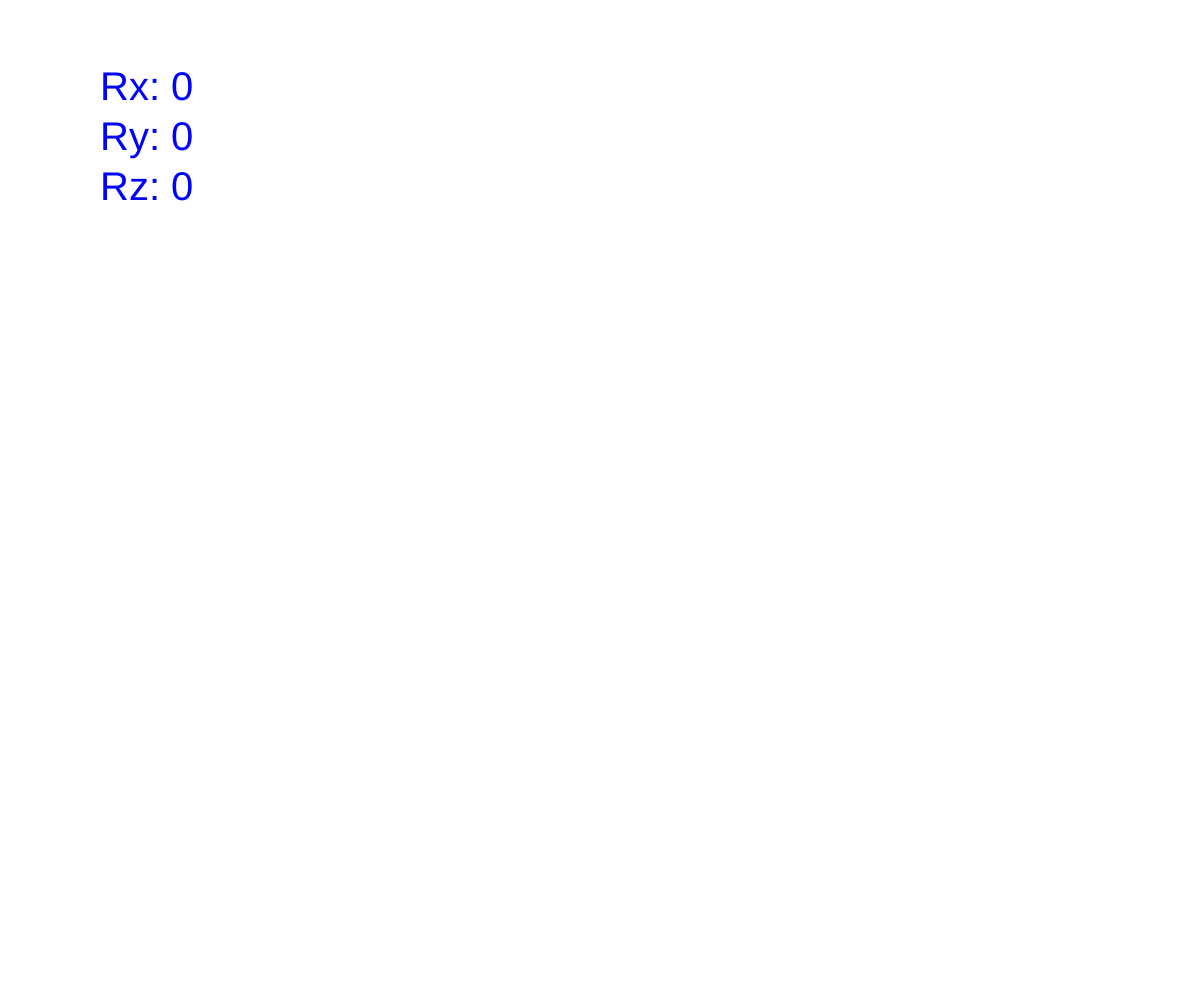
Frame 1 (no input)
Frame 60 (no input): identical to frame 1, image omitted
Frame 120 (the mouse pressed at the canvas centre since frame 60): identical to frame 1, image omitted

The p5.js sketch that drew this single still picture (run headless with seeded random() and noise() and a simulated clock; from frame 60 on, the mouse is pressed at the canvas centre):

// p5.js sketch
// ── sketch.js
var obstacles = [];
var ballSize,bSize;
var vX, vY;
var pX, pY, pX1, pY1, pX2, pY2, pX3, pY3;
var aX, aY;
var f;
var R, r1, r2, r3;

function setup() {
  
 createCanvas(windowWidth,windowHeight);
 for (var i=0; i < 100; i++){
   obstacles[i] = new Obstacle("malus");
 }
 /*ellipseMode(CENTER);
 ballSize = 50;
 bSize = 30;
 pX = windowWidth/2;
 pY = windowHeight/2;
 
 pX1 = random(5,windowWidth);
 pY1 = random(5,windowHeight);
 
 pX2 = random(5,windowWidth);
 pY2 = random(5,windowHeight);
 
 pX3 = random(5,windowWidth);
 pY3 = random(5,windowHeight);
 vX = 0;
 vY = 0;
 f  = 0.01;
 R  = ballSize/2;
 r1 = bSize/2;
 r2 = bSize/2;
 r3 = bSize/2;
 */
}

function draw() {
  
   for (var i=0; i < 100; i++){
   obstacles[i].display();
  }
}
  function Obstacle(genre){
    this.type = genre;
    this.ballSize = 50;
    this.bSize = 30;
    this.pX = windowWidth/2;
    this. pY = windowHeight/2;
 
    this.pX1 = random(5,windowWidth);
    this.pY1 = random(5,windowHeight);
 
    this.pX2 = random(5,windowWidth);
    this.pY2 = random(5,windowHeight);
 
    this. pX3 = random(5,windowWidth);
    this.pY3 = random(5,windowHeight);
    this.vX = 0;
    this.vY = 0;
    this.f  = 0.01;
    this.R  = ballSize/2;
    this.r1 = bSize/2;
    this.r2 = bSize/2;
    this.r3 = bSize/2;
    
    this.display = function(){
      
    }

 background(255);
 drawBall();
 textSize(40);
 fill(0,0,255),
 text("Rx: " + floor(rotationX), 100, 100);
 text("Ry: " + floor(rotationY), 100, 150);
 text("Rz: " + floor(rotationZ), 100, 200);
 
 aX = rotationY * f;
 vX += aX;
 pX += vX;
 
 aY = rotationX  * f;
 vY += aY;
 pY += vY;

 if (pX + ballSize/2 >= windowWidth || pX - ballSize/2 <= 0  ){
   vX = -vX;
 }
 
 if (pY + ballSize/2 > windowHeight || pY - ballSize/2 < 0  ){
   vY = -vY;
 }
 
  if (dist(pX, pY, pX1, pY1)<=(R+r1)){
 text("Waw", windowWidth/2, windowHeight/2, 200,200);
}
if (dist(pX, pY, pX2, pY2)<=(R+r2)){
 text("Go", windowWidth/2, windowHeight/2, 200,200);
}
if (dist(pX, pY, pX3, pY3)<=(R+r3)){
 text("Yah", windowWidth/2, windowHeight/2, 200,200);
}
}
function drawBall(){
  
 fill(0);
 ellipse(pX, pY, ballSize,ballSize);
 
 fill(255,255,0);
 ellipse(pX1, pY1, bSize,bSize);
 
 fill(255,0,0);
 ellipse(pX2, pY2, bSize,bSize);
 
 fill(0,255,0);
 ellipse(pX3, pY3, bSize,bSize);
}
